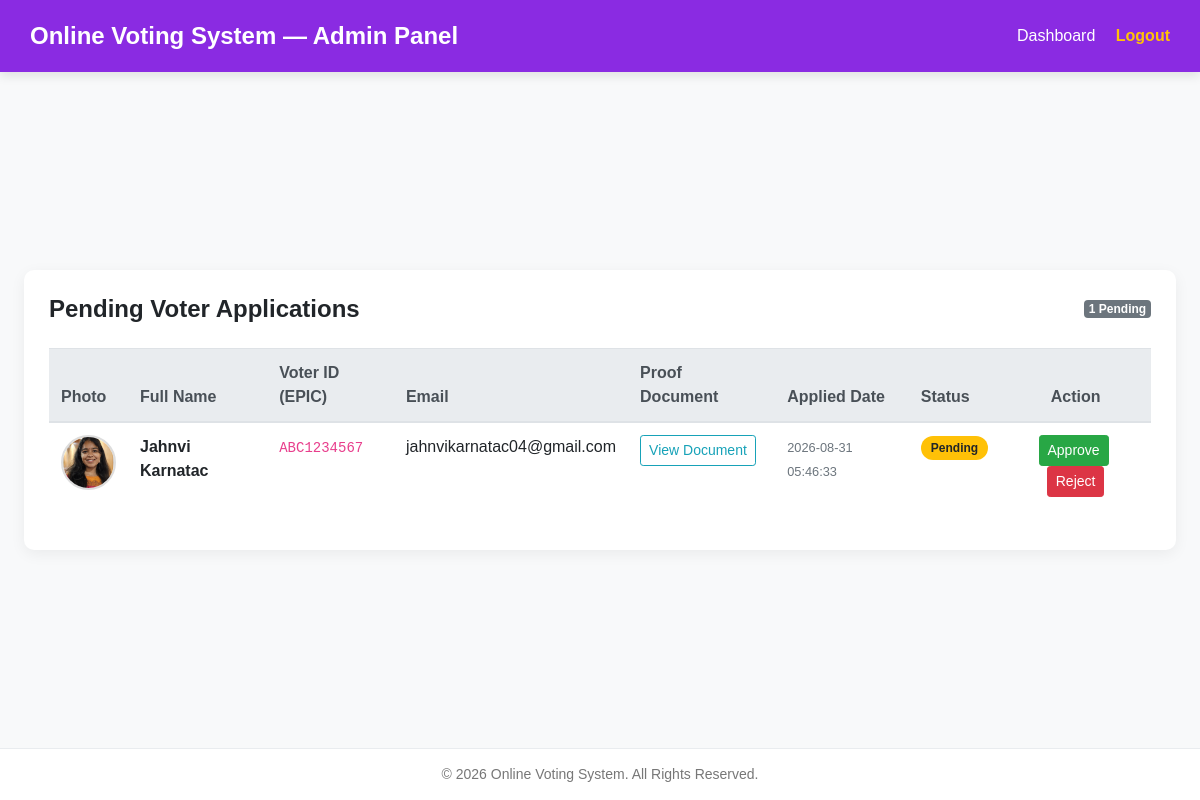
The page /admin/verify_voters.php (signed in) on the database as committed earlier.
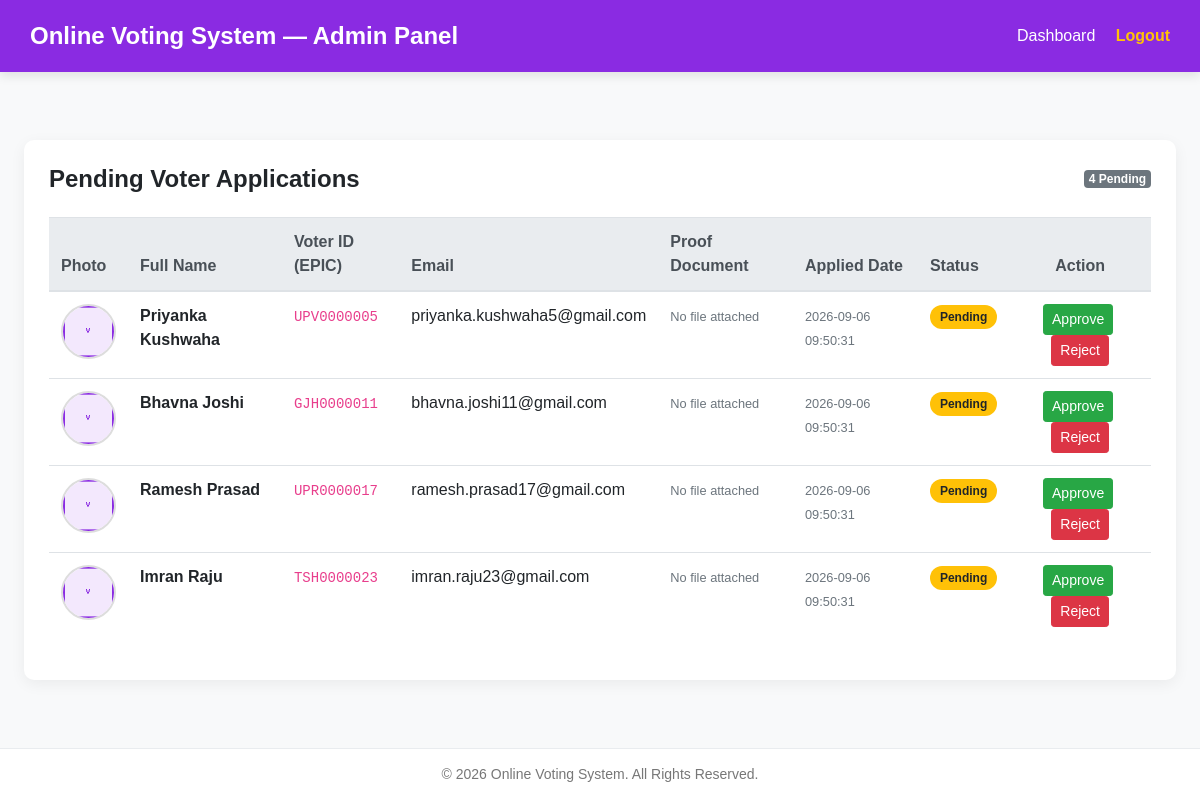
The same page on the database as committed later.
### tables this page shows
CREATE TABLE voters (
            id INTEGER PRIMARY KEY AUTOINCREMENT,
            fullname TEXT NOT NULL,
            email TEXT NOT NULL UNIQUE,
            voter_id_number TEXT NOT NULL UNIQUE,
            password TEXT NOT NULL,
            photo TEXT DEFAULT 'default.png',
            document_proof TEXT,
            status TEXT NOT NULL DEFAULT 'pending' CHECK(status IN ('pending', 'approved', 'rejected')),
            has_voted INTEGER NOT NULL DEFAULT 0,
            voting TEXT DEFAULT 'no',
            created_at DATETIME DEFAULT CURRENT_TIMESTAMP
        , mobile TEXT, fingerprint_credential TEXT DEFAULT NULL, address TEXT);

### admin/verify_voters.php (the view, shortened to what this page needs)
<?php
require_once __DIR__ . '/../db.php';
try {
    $stmt = $pdo->query("SELECT * FROM voters WHERE status = 'pending' ORDER BY created_at ASC");
    $pending_voters = $stmt->fetchAll(PDO::FETCH_ASSOC);
} catch (PDOException $e) {
    $pending_voters = [];
    $error = "Failed to fetch voters: " . $e->getMessage();
}
?>
<!DOCTYPE html>
<html lang="en">
<head>
    <link rel="stylesheet" href="../bootstrap/css/bootstrap.min.css">
</head>
<body>
    <header class="header">
        <h4 class="m-0 font-weight-bold">Online Voting System — Admin Panel</h4>
        <div>
            <a href="dashboard.php" class="mr-3">Dashboard</a>
            <a href="logout.php" class="text-warning font-weight-bold">Logout</a>
        </div>
    </header>
    <main class="container-fluid px-4">
        <div class="content-card">
            <div class="d-flex justify-content-between align-items-center mb-4">
                <h4 class="font-weight-bold m-0">Pending Voter Applications</h4>
                <span class="badge badge-secondary"><?= count($pending_voters); ?> Pending</span>
            </div>
            <div class="table-responsive">
                <table class="table table-hover align-middle">
                    <thead class="thead-light">
                        <tr>
                            <th>Photo</th>
                            <th>Full Name</th>
                            <th>Voter ID (EPIC)</th>
                            <th>Email</th>
                            <th>Proof Document</th>
                            <th>Applied Date</th>
                            <th>Status</th>
                            <th class="text-center">Action</th>
                        </tr>
                    </thead>
                    <tbody>
                        <?php if (empty($pending_voters)): ?>
                            <tr>
                                <td colspan="8" class="text-center text-muted py-4">
                                    No pending registrations found. All voters are verified!
                                </td>
                            </tr>
                        <?php else: ?>
                            <?php foreach ($pending_voters as $voter): ?>
                                <tr>
                                    <td>
                                        <?php
                                            $photo_src = (!empty($voter['photo']) && file_exists(__DIR__ . '/../images/' . $voter['photo']))
                                                ? '../images/' . htmlspecialchars($voter['photo'])
                                                : '../images/default.png';
                                        ?>
                                        <img src="<?= $photo_src; ?>" alt="Photo" class="voter-img">
                                    </td>
                                    <td class="font-weight-bold"><?= htmlspecialchars($voter['fullname']); ?></td>
                                    <td><code><?= htmlspecialchars($voter['voter_id_number']); ?></code></td>
                                    <td><?= htmlspecialchars($voter['email']); ?></td>
                                    <td>
                                        <?php if (!empty($voter['document_proof']) && file_exists(__DIR__ . '/../images/' . $voter['document_proof'])): ?>
                                            <a href="../images/<?= htmlspecialchars($voter['document_proof']); ?>" target="_blank" class="btn btn-sm btn-outline-info">
                                                View Document
                                            </a>
                                        <?php else: ?>
                                            <span class="text-muted small">No file attached</span>
                                        <?php endif; ?>
                                    </td>
                                    <td><small class="text-muted"><?= htmlspecialchars($voter['created_at'] ?? 'N/A'); ?></small></td>
                                    <td><span class="badge-pending">Pending</span></td>
                                    <td class="text-center">
                                        <a href="verify_voters.php?action=approve&id=<?= (int)$voter['id']; ?>"
                                           class="btn btn-sm btn-success mr-1"
                                           onclick="return confirm('Approve voter: <?= addslashes($voter['fullname']); ?>?');">
                                           Approve
                                        </a>
                                        <a href="verify_voters.php?action=reject&id=<?= (int)$voter['id']; ?>"
                                           class="btn btn-sm btn-danger"
                                           onclick="return confirm('Reject voter: <?= addslashes($voter['fullname']); ?>?');">
                                           Reject
                                        </a>
                                    </td>
                                </tr>
                            <?php endforeach; ?>
                        <?php endif; ?>
                    </tbody>
                </table>
            </div>
        </div>
    </main>
    <footer>
        <p class="m-0">&copy; <?= date('Y'); ?> Online Voting System. All Rights Reserved.</p>
    </footer>
</body>
</html>

### admin/verify_voters.php (style rules this page uses)
:root { --primary-color: blueviolet; --primary-hover: #701eb8; --bg-light: #f8f9fa; }
body { background-color: var(--bg-light); font-family: Arial, sans-serif; min-height: 100vh; display: flex; flex-direction: column; justify-content: space-between; }
.header { background-color: var(--primary-color); color: #ffffff; height: 9vh; display: flex; align-items: center; justify-content: space-between; padding: 0 30px; box-shadow: 0 4px 10px rgba(0, 0, 0, 0.1); }
.header a { color: #ffffff; text-decoration: none; font-weight: 500; }
.content-card { background: #ffffff; border-radius: 10px; padding: 25px; box-shadow: 0 4px 15px rgba(0,0,0,0.06); margin: 30px 0; }
.voter-img { width: 55px; height: 55px; object-fit: cover; border-radius: 50%; border: 2px solid #ddd; }
.badge-pending { background-color: #ffc107; color: #212529; padding: 5px 10px; border-radius: 12px; font-size: 12px; font-weight: bold; }
footer { text-align: center; padding: 15px 0; color: #777; font-size: 14px; background-color: #fff; border-top: 1px solid #e9ecef; }

Rows that differ between the two databases and show on the page:
no longer on this page (row edited): voters: photo (picture), fullname "Jahnvi Karnatac", voter_id_number "ABC1234567", email "jahnvikarnatac04@gmail.com", created_at "2026-08-31 05:46:33"
added voters: photo (placeholder picture), fullname "Priyanka Kushwaha", voter_id_number "UPV0000005", email "priyanka.kushwaha5@gmail.com", document_proof "No file attached", created_at "2026-09-06 09:50:31"
added voters: photo (placeholder picture), fullname "Bhavna Joshi", voter_id_number "GJH0000011", email "bhavna.joshi11@gmail.com", document_proof "No file attached", created_at "2026-09-06 09:50:31"
added voters: photo (placeholder picture), fullname "Ramesh Prasad", voter_id_number "UPR0000017", email "ramesh.prasad17@gmail.com", document_proof "No file attached", created_at "2026-09-06 09:50:31"
added voters: photo (placeholder picture), fullname "Imran Raju", voter_id_number "TSH0000023", email "imran.raju23@gmail.com", document_proof "No file attached", created_at "2026-09-06 09:50:31"
Other text that changed with them:
count($pending_voters): "1" → "4"
